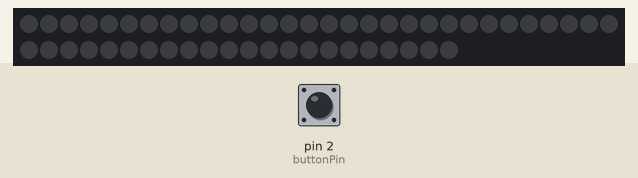
Recording of a sketch running on a simulated Arduino Uno, built with avr-gcc and run on an emulated ATmega328P. Parts: 52 RGB LEDs in strip order, left to right, continuing on the next row. The inputs (shaded band) are chosen by the test bench; at power-on: pin 2 (buttonPin) LOW. What the sketch prints to the serial monitor is not drawn.

Above: at 1.2 s.
1.3 s: pin 2 (buttonPin) pulled HIGH for 3.2 s
5.1 s: pin 2 (buttonPin) pulled HIGH for 0.15 s
At 5.44 s:
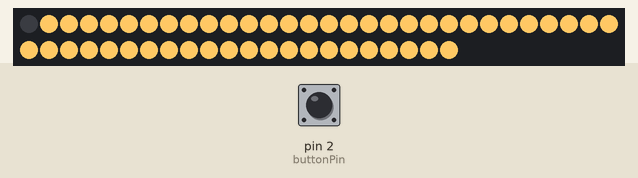
5.8 s: pin 2 (buttonPin) pulled HIGH for 1 s
7.4 s: pin 2 (buttonPin) pulsed HIGH 2 times (0.12 s each, 0.3 s apart)
Timing chart, 0 to 10.4 s (numbered marks = the images above; inputs shaded):
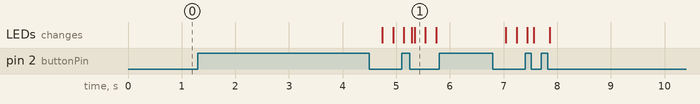

Measured:
- after the input at 5.1 s, the LEDs: first differ from a run without the input after 0.19 s (image 1 shows a later state)

The sketch:

WakeLight.ino
```cpp
/*
	Wakeuplight using Adafruit Neopixel library for driving a LED strip and
	RTClib library for time keeping
	Main function is lighting the LEDs at preset time of day.
	Also functions as a night lamp with simple dimming function at night.

 TODO:
  - Add controls for changing time without reprogramming the microcontroller.
  - Add display (Either 7-segment displays or LCD) to display time and alarm.

 */

#include "Adafruit_NeoPixel.h"
#include <Wire.h>
#include "RTClib.h"
#include "Button.h"


//Functions, defined in separate file
void ToggleLamp();
void ToggleAlarm();		//Toggle alarm mode on or off
void SetAlarmTime(int hours, int minutes);
void Update();
void Flash(int previous);


int ledStripPin = 6;
int ledStripCount = 52;		//Number of WS2812 RGB LEDs in strip used
int buttonPin = 2;
int ledPin = 13;			//Indicator LED pin, for debugging


//State variables
boolean LampState;
boolean AlarmPending;
boolean AlarmActive;


boolean FlashState = 1;
const long Flashperiod = 200;
long 	previousMillis = 0;
int  FlashNumber = 0;
uint32_t previousColor;

Button button1(buttonPin);
Adafruit_NeoPixel strip = Adafruit_NeoPixel(ledStripCount, ledStripPin, NEO_GRB + NEO_KHZ800);


void setup(){
	Serial.begin(9600);


	strip.begin();
}


void loop(){

	Flash(0);
	int reading = button1.Read();

		if (reading == 1){
				 Serial.println("  Rising edge");
			}

			else if (reading == 2 ){
				//Serial.print(reading);
				 Serial.println("  Short press!");
				 ToggleLamp();


			}

			else if (reading == 3 ){
				//Serial.print(reading);
				Serial.println("  Long press!");
				ToggleAlarm();
			}
}
```

Button.cpp
```cpp
#include "Button.h"
#include "Arduino.h"


Button::Button(int pin){
	buttonPin = pin;
	pinMode(buttonPin, INPUT);

	debounce = 40;	//time to debounce in ms
	holdTime = 1000;	//time to hold button to read as long press

	lastButtonState = LOW;
	lastDebounceTime = 0;
}


int Button::Read(){
	// Function will return 0 when no change, 1

	int reading = digitalRead(buttonPin);


	if (reading != lastButtonState){

		lastDebounceTime = millis();
	}

	if ((millis() - lastDebounceTime) > debounce) {

		if (reading != buttonState) {
			buttonState = reading;


			if (buttonState == HIGH) {			//Rising edge of button change
				// Serial.print(buttonState);
				// Serial.println("  Rising edge");
				lastButtonState = reading;
				timeHeld = millis();
				return 1;

			}
			else if (buttonState == LOW) {		//Falling edge of button change
				// Serial.print(buttonState);
				// Serial.println("Falling edge");
				lastButtonState = reading;

				//check how long the button was held
				if ((millis() - timeHeld)  < holdTime ){
					//short press
					return 2;
				}

				else{
					//long press
					return 3;
				}
			}
		}
	}
	//no change in button state
	lastButtonState = reading;
	return 0;
}
```

Button.h
```cpp
#ifndef Button_h
#define Button_h

class Button{

	int buttonPin;				//digital pin used for the button
	long debounce;	//time to debounce in ms
	unsigned long holdTime;	//time to hold button to read as long press

	int 	buttonState;		//
	int		lastButtonState;
	unsigned long	lastDebounceTime;
	unsigned long 	timeHeld;			// keep track how long the button was pressed

	public:

	Button(int pin);

	int Read();				//Read button state and return integer based on button press

};

#endif
```

Flasher.cpp
```cpp
#include "Flasher.h"
#include "Arduino.h"

Flasher::Flasher(int pin, long on, long off){

	ledPin = pin;
	pinMode(ledPin, OUTPUT);

	OnTime = on;
	OffTime = off;

	ledState = LOW;
	previousMillis = 0;
  }

  void Flasher::Update(){

    // check to see if it's time to change the state of the LED
    unsigned long currentMillis = millis();

    if((ledState == HIGH) && (currentMillis - previousMillis >= OnTime)){

    	ledState = LOW;  // Turn it off
      previousMillis = currentMillis;  // Remember the time
      digitalWrite(ledPin, ledState);  // Update the actual LED
    }
    else if ((ledState == LOW) && (currentMillis - previousMillis >= OffTime)){
      ledState = HIGH;  // turn it on
      previousMillis = currentMillis;   // Remember the time
      digitalWrite(ledPin, ledState);	  // Update the actual LED
    }
}
```

Flasher.h
```cpp
#ifndef Flasher_h
#define Flasher_h
#include "Arduino.h"

class Flasher
{

	int ledPin;      // the number of the LED pin
	long OnTime;     // milliseconds of on-time
	long OffTime;    // milliseconds of off-time

	int ledState;             		// ledState used to set the LED
	unsigned long previousMillis;  	// will store last time LED was updated


  public:
  Flasher(int pin, long on, long off);
  void Update();

};


#endif
```

Functions.ino
```cpp
/* void Begin(){

	strip.begin();
	for(int i=0;i<ledStripCount;i++){
	  strip.setPixelColor(i, strip.Color(0,0,0));
	}
	strip.show();
	Serial.println("Begin!");

} */

void ToggleLamp(){

	LampState = !LampState;


	for(int i=0;i<ledStripCount;i++){

		//RGB value for nightlamp, adjust for a comfortable brightness and color temperature
		strip.setPixelColor(i, strip.Color(LampState *255,LampState * 200,LampState * 100));


	}
	strip.show(); //
	Serial.print("Lampstate is ");
	Serial.print(LampState);

}

//Toggle alarm mode and give flash to user
void ToggleAlarm(){

	AlarmPending = !AlarmPending;

	previousColor = strip.getPixelColor(0);
	Serial.println(previousColor);
	if (AlarmPending == 0){			//Flash twice when alarm is switched off
		FlashNumber = 3;
	}
	else if (AlarmPending == 1){	//Flash three times whel alarm is turned on
		FlashNumber = 4;
	}
	if (previousColor == 0) {		//

		FlashNumber++;

		}
	Serial.print("AlarmState is ");
	Serial.print(AlarmPending);

}


void Flash(int previous){
//Flash the first LED as an indicator when changing states


	if (FlashNumber > 0){

		if((FlashState == HIGH) && (millis() - previousMillis >= Flashperiod)){

			FlashState = LOW;  // Turn it off
			previousMillis = millis();  // Remember the time

			strip.setPixelColor(0, strip.Color(0,0,0));
			strip.show();
			FlashNumber--;


		}
		else if ((FlashState == LOW) && (millis() - previousMillis >= Flashperiod)){
			FlashState = HIGH;  // turn it on
			previousMillis = millis();   // Remember the time

			// Set LED back to previous state on last flash
			if (FlashNumber != 1){
				strip.setPixelColor(0, strip.Color(150,150,80));
				strip.show();
			}

			else {
				strip.setPixelColor(0, previousColor);
				strip.show();
				FlashNumber--;
			}
		}

	}

}


void Update(){


}
```
